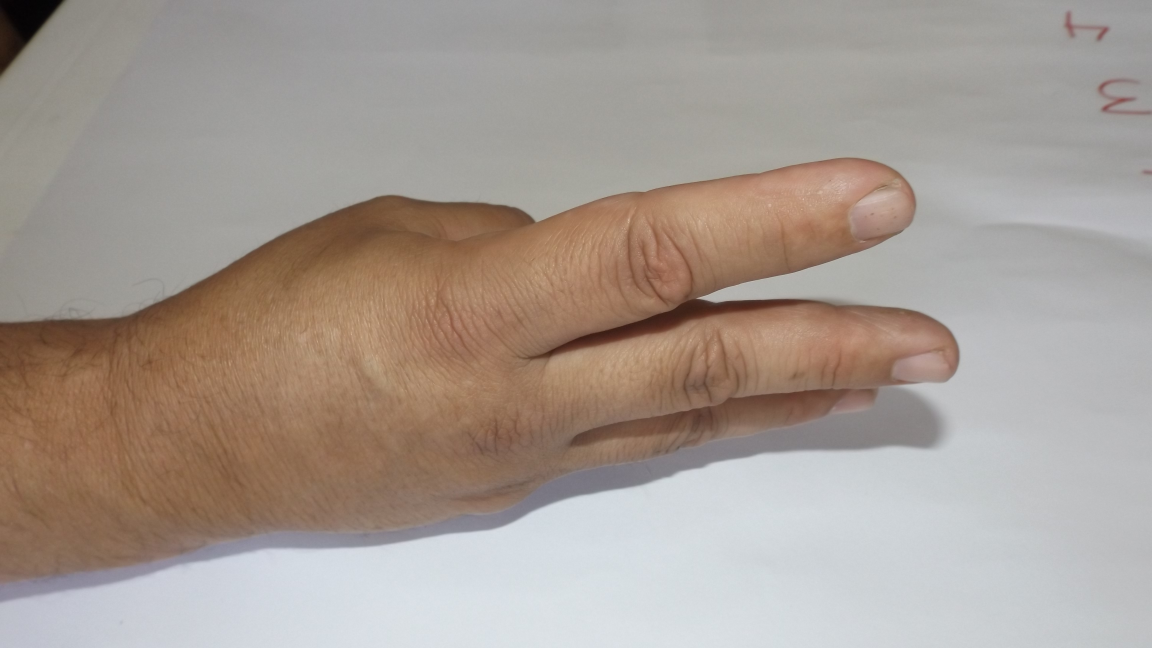
#> input picture data/10.JPG, 4608 x 2592 px (shown at 1/4 size); its folder holds only this picture in this run
$ python -i hog_descriptor.py   (imports and definitions only)   (older library calls are emulated)
#> lines starting #> are read from the running program, lines starting #| are printed output that depends on the picture
#> further down, picture is the input picture: shape (2592, 4608, 3); mean B, G, R 146.9, 155, 166.3
### src/utils/common_functions.py
import matplotlib.pyplot as plt
import numpy as np
from skimage.exposure import histogram
from matplotlib.pyplot import bar
from skimage.color import rgb2gray, gray2rgb, rgba2rgb
import os
import cv2


# list is a list of lists of lists
def map_list_to_2D_nparray(list, width):
    # check if it can be mapped to a 2D array
    if len(list) % width != 0:
        raise Exception(
            "The list cannot be mapped to a 3D array with the given width")
    height = int(len(list) / width)
    return np.array(list).reshape(height, int(width), -1)


def divide_image(img, cell_size) -> np.ndarray:
    """
    Divides an image into blocks of size cell_size x cell_size, has to be divisible by the image size
    @param img: the image
    @param cell_size: the size of the block
    @return: the blocks of the image
    """
    # check if the image is divisible by the cell size
    if img.shape[0] % cell_size != 0 or img.shape[1] % cell_size != 0:
        print(f'Image size {img.shape} is not divisible by {cell_size}')
        return None

    # divide the image into blocks
    blocks = []
    # divide the image without using a for loop
    blocks = img.reshape(
        img.shape[0] // cell_size, cell_size, img.shape[1] // cell_size, cell_size).swapaxes(1, 2).reshape(-1, cell_size, cell_size)

    return blocks


'''
Read images from the root directory with specific format
@ret: list of images, and list of labels
'''


# [26 lines left out: function read_images, not called in this run]


def change_gray_range(image: np.ndarray, format: int = 255) -> np.ndarray:
    """
    Change (toggle) the gray range of the image
    @param image: the image
    @param format: the format to change to (1 or 255)
    @return: the image with the new gray range
    """
    if format == 255 and np.max(image) > 1:
        return image
    elif format == 1 and np.max(image) <= 1:
        return image
    if format == 255:
        return (image*255).astype(np.uint8)
    elif format == 1:
        return image/255


# [51 lines left out: functions show_images, show_hist, get_symbol, not called in this run]


def any2gray(img: np.ndarray) -> np.ndarray:
    # Converts any image to grayscaled image, returns a copy of the image
    # Args:
    #    image (np.ndarray): image
    # Returns:
    #    np.ndarray: gray image
    image = img.copy()
    if len(image.shape) > 3:
        image = image[:, :, 0:3, 0]
    if len(image.shape) == 2:
        return image
    elif len(image.shape) == 3:
        if image.shape[2] == 3:
            return rgb2gray(image)
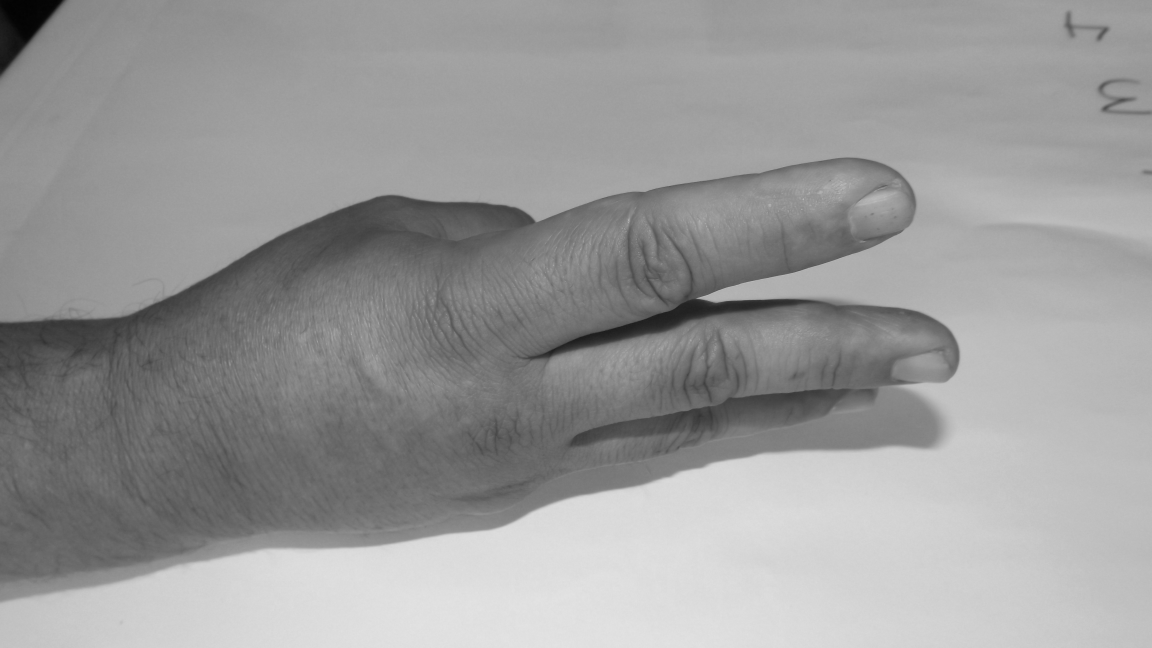
#> returned value: shape (2592, 4608) float64 (shown at 1/4 size); min 0.00924, max 0.925, mean 0.604
        elif image.shape[2] == 4:
            return rgb2gray(rgba2rgb(image))
    else:
        raise Exception("Invalid image shape")


# [18 lines left out: function any2rgb, not called in this run]

### src/feature_extraction/hog_descriptor.py
# this class is for extracting hog features from images, it's done manually


from pre_processing import pre_processing as pp
from utils.common_functions import *
from utils.constants import *
import numpy as np
import cv2


class HogDescriptor:
    # resize the image to HOG_WIDHT and HOG_HEIGHT
    def resize_image(self, image):
        return cv2.resize(image, (HOG_WIDHT, HOG_HEIGHT))
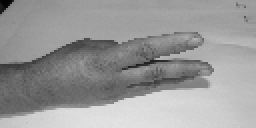
#> returned value: shape (64, 128) (shown 2 times larger); min 3, max 227, mean 153.7

    # calculate the gradient of the image
    def calculate_gradient(self, image):
        # calculate the gradient in x and y directions
        gx = cv2.Sobel(image, cv2.CV_32F, 1, 0)
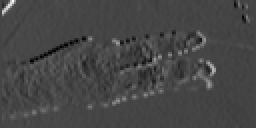
#> gx: shape (64, 128) float32 (shown 2 times larger); min -175, max 470, mean 3.7; drawn with min black and max white
        gy = cv2.Sobel(image, cv2.CV_32F, 0, 1)
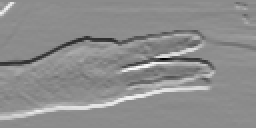
#> gy: shape (64, 128) float32 (shown 2 times larger); min -541, max 447, mean 8.4; drawn with min black and max white

        # calculate the magnitude and direction of the gradient
        magnitude, direction = cv2.cartToPolar(gx, gy)
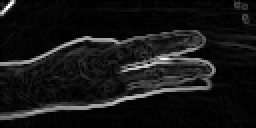
#> magnitude: shape (64, 128) float32 (shown 2 times larger); min 0, max 541.2, mean 47.3; drawn with min black and max white
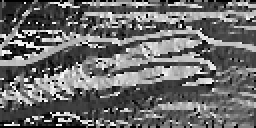
#> direction: shape (64, 128) float32 (shown 2 times larger); min 0, max 6.26, mean 2.64; drawn with min black and max white

        return magnitude, direction

    # calculate the histogram of the gradient for a block of the image (HOG_CELL_SIZE x HOG_CELL_SIZE)
    def calculate_histogram(self, magnitude, direction):
        # divide the image into blocks
        magnitude_cells = divide_image(magnitude, HOG_CELL_SIZE)
        direction_cells = divide_image(direction, HOG_CELL_SIZE)
        # magnitude blocks are now read as (numnbers are blocks)
        # [0, 1, 2, 3]
        # [4, 5, 6, 7]
        # [8, 9, 10, 11]
        # [12, 13, 14, 15]
        histograms = []
        for i in range(magnitude_cells.shape[0]):
            magnitude_cell = magnitude_cells[i]
            direction_cell = direction_cells[i]
            histogram = self.calculate_cell_histogram(
                magnitude_cell, direction_cell)
            histograms.append(histogram)
        return histograms

    def calculate_cell_histogram(self, magnitude_cell, direction_cell):
        # calculate the histogram for the block
        histogram = np.zeros((HOG_BIN_COUNT, 1))
        for i in range(magnitude_cell.shape[0]):
            for j in range(magnitude_cell.shape[1]):
                magnitude = magnitude_cell[i, j]
                direction = direction_cell[i, j]

                # calculate the histogram for the pixel
                histogram = self.calculate_pixel_histogram(
                    magnitude, direction, histogram)

        return histogram

    def calculate_pixel_histogram(self, magnitude, direction, histogram):
        # make direction range from 0 to pi instead of 0 to 2pi
        # this is equivalent to the following code
        direction_180 = direction % (np.pi)

        # calculate the bin index
        bin_value = direction_180 / (np.pi / HOG_BIN_COUNT)
        # get contribution of the two bins around the bin value
        bin_index_1 = int(bin_value) % (HOG_BIN_COUNT)
        bin_index_2 = (bin_index_1 + 1) % (HOG_BIN_COUNT)
        bin_contribution_1 = 1 - (bin_value - int(bin_value))
        bin_contribution_2 = 1 - bin_contribution_1
        # [19 lines of commented-out code are left out]
        histogram[bin_index_1] += magnitude * bin_contribution_1
        histogram[bin_index_2] += magnitude * bin_contribution_2

        return histogram

        # given blocks (probably 2x2) of histograms, concatenate them into one histogram (probably 1x36), and normalize it

    def normalize_blocks_histogram(self, blocks_histogram):
        # concatenate the histograms (3D array that came 2x2x9)
        histogram = np.concatenate(blocks_histogram, axis=0)
        # # normalize the
        # print("1 concat")
        # print(histogram)
        # # we nee to convert it to 1D array, since it's 2D array
        histogram = histogram.flatten()
        # print("2 concat")
        # print(histogram)
        if np.linalg.norm(histogram) == 0:
            return histogram

        histogram = histogram / np.linalg.norm(histogram)
        # print("after")
        # print(histogram)
        return histogram

    # function to extract the right 4 blocks histograms from the given list, then pass it to normalize_blocks_histogram function
    # total divisions would be 15x7 = 105, since the stride is 8
    def extract_feature_from_histogram(self, histograms):
        feature_vector = []
        histograms_2d = map_list_to_2D_nparray(
            histograms, HOG_WIDHT/HOG_CELL_SIZE)
        for i in range(0, int(HOG_HEIGHT/HOG_CELL_SIZE - 1), int(HOG_BLOCK_STRIDE/HOG_CELL_SIZE)):
            for j in range(0, int(HOG_WIDHT/HOG_CELL_SIZE - 1), int(HOG_BLOCK_STRIDE/HOG_CELL_SIZE)):
                block_histograms = histograms_2d[i:i+2, j:j+2]
                # print("main (no concat)")
                # print(block_histograms)
                feature_vector += self.normalize_blocks_histogram(
                    block_histograms).tolist()

        # make it 1D np.array
        feature_vector = np.array(feature_vector).flatten()
        return feature_vector

##############################################################################################################
##############################################################################################################
#####################################   U S E   T H I S   O N L Y   ##########################################
##############################################################################################################
##############################################################################################################

    # [43 lines left out: functions builtin_hog_descriptor, builtin_hog_descriptor_all, not called in this run]

    def extract_features(self, image):
        current_image = image.copy()
        current_image = any2gray(current_image)
        current_image = change_gray_range(current_image, 255)
        resized_image = self.resize_image(current_image)
        magnitude, direction = self.calculate_gradient(resized_image)
        histogram = self.calculate_histogram(magnitude, direction)
        feature = self.extract_feature_from_histogram(histogram)

        return feature

    # [23 lines left out: functions extract_features_all, error_calculation, not called in this run]

>>> import cv2
>>> picture = cv2.imread('../../data/10.JPG')
>>> result = HogDescriptor().extract_features(picture)

$ run again, on data/11.JPG
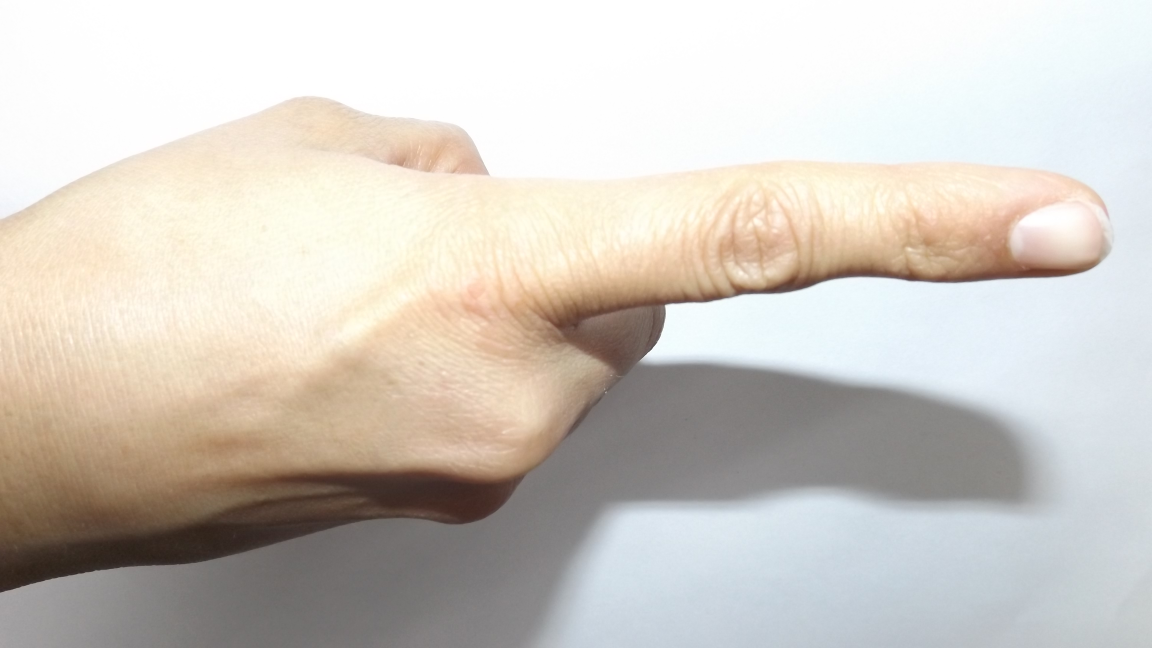
#> input picture data/11.JPG, 4608 x 2592 px (shown at 1/4 size)
#> picture is the input picture: shape (2592, 4608, 3); mean B, G, R 194.5, 202.2, 208.1
#> in calculate_gradient, `magnitude, direction = cv2.cartToPolar(gx, gy)`:
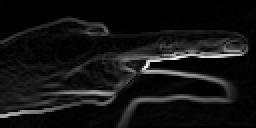
#> magnitude: shape (64, 128) float32 (shown 2 times larger); min 0, max 743.4, mean 57; drawn with min black and max white
#> in calculate_gradient, `magnitude, direction = cv2.cartToPolar(gx, gy)`:
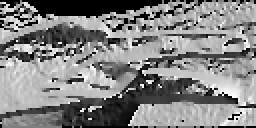
#> direction: shape (64, 128) float32 (shown 2 times larger); min 0, max 6.27, mean 3.23; drawn with min black and max white
#> the loop in calculate_histogram, `for i in range(magnitude_cells.shape[0]):` made 128 passes
#> histogram on pass 1: [25.97, 20.41, 21.23, 7.06, 12, 19.02, 19.18, 23.35, 2.92]

$ run again, on data/12.JPG
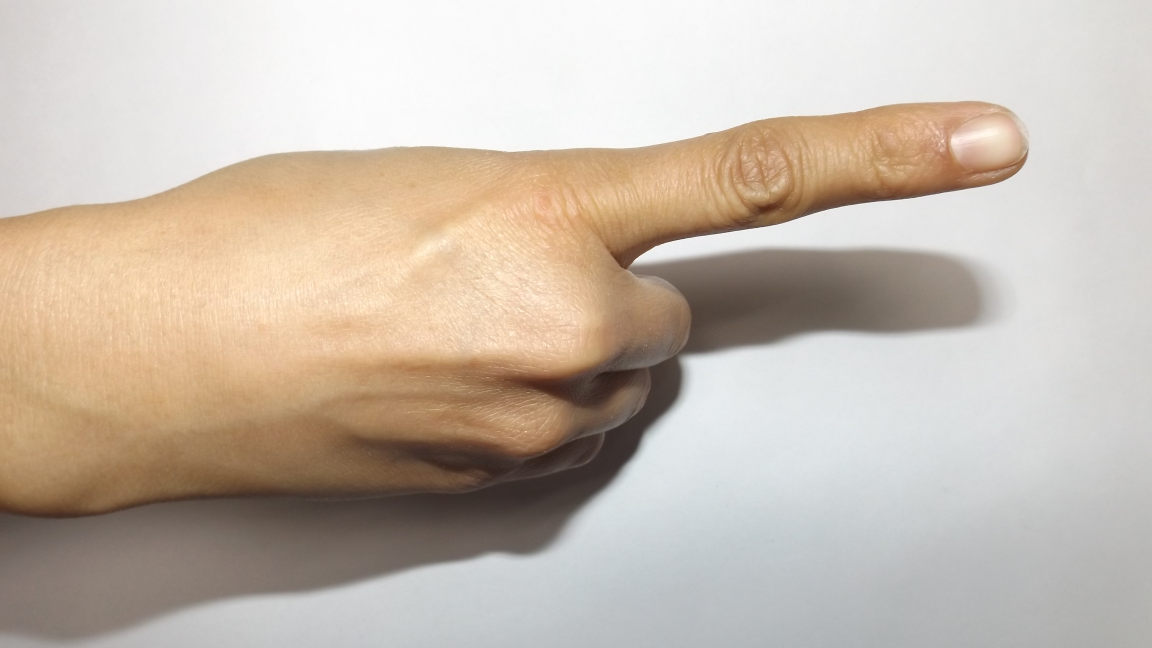
#> input picture data/12.JPG, 4608 x 2592 px (shown at 1/4 size)
#> picture is the input picture: shape (2592, 4608, 3); mean B, G, R 173.6, 186.5, 198.9
#> in calculate_gradient, `magnitude, direction = cv2.cartToPolar(gx, gy)`:
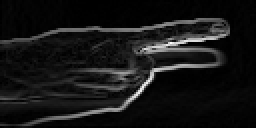
#> magnitude: shape (64, 128) float32 (shown 2 times larger); min 0, max 764, mean 66.5; drawn with min black and max white
#> in calculate_gradient, `magnitude, direction = cv2.cartToPolar(gx, gy)`:
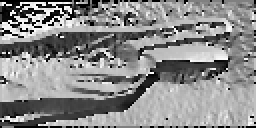
#> direction: shape (64, 128) float32 (shown 2 times larger); min 0, max 6.25, mean 3.4; drawn with min black and max white
#> the loop in calculate_histogram, `for i in range(magnitude_cells.shape[0]):` made 128 passes
#> histogram on pass 1: [371.1, 266.5, 86.86, 2.68, 21.41, 15.66, 0, 13.95, 95.16]

$ run again, on data/14.JPG
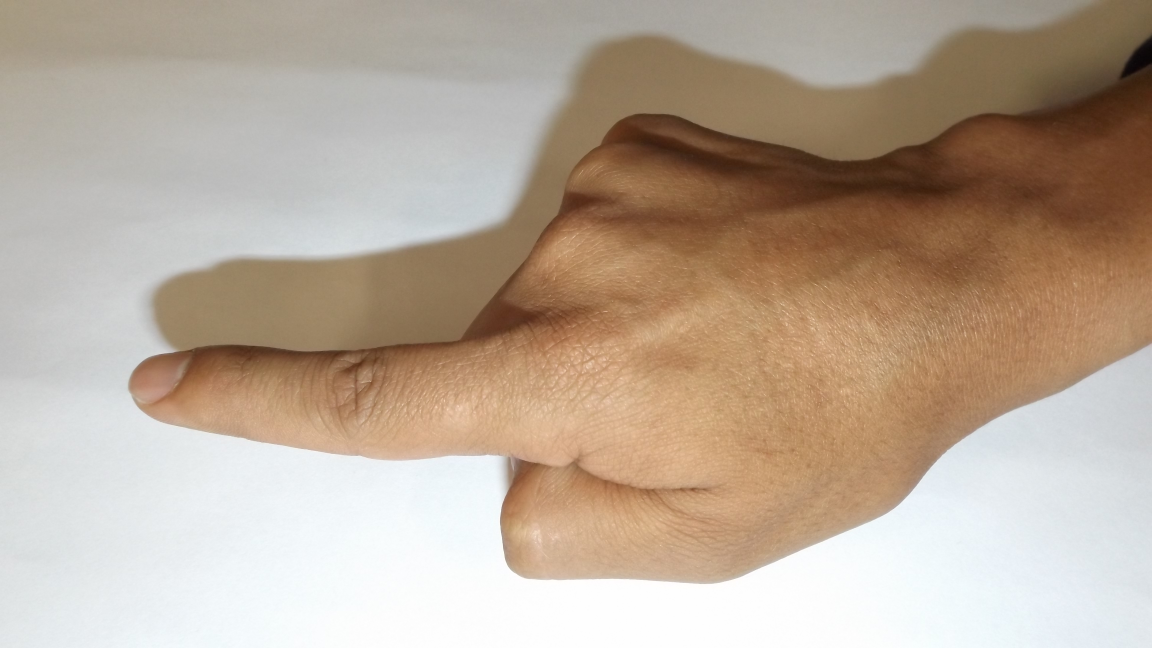
#> input picture data/14.JPG, 4608 x 2592 px (shown at 1/4 size)
#> picture is the input picture: shape (2592, 4608, 3); mean B, G, R 152.2, 168.8, 185.8
#> in calculate_gradient, `magnitude, direction = cv2.cartToPolar(gx, gy)`:
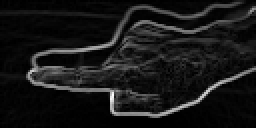
#> magnitude: shape (64, 128) float32 (shown 2 times larger); min 0, max 587.4, mean 54.1; drawn with min black and max white
#> in calculate_gradient, `magnitude, direction = cv2.cartToPolar(gx, gy)`:
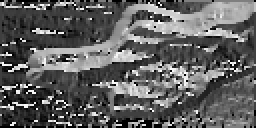
#> direction: shape (64, 128) float32 (shown 2 times larger); min 0, max 6.27, mean 2.36; drawn with min black and max white
